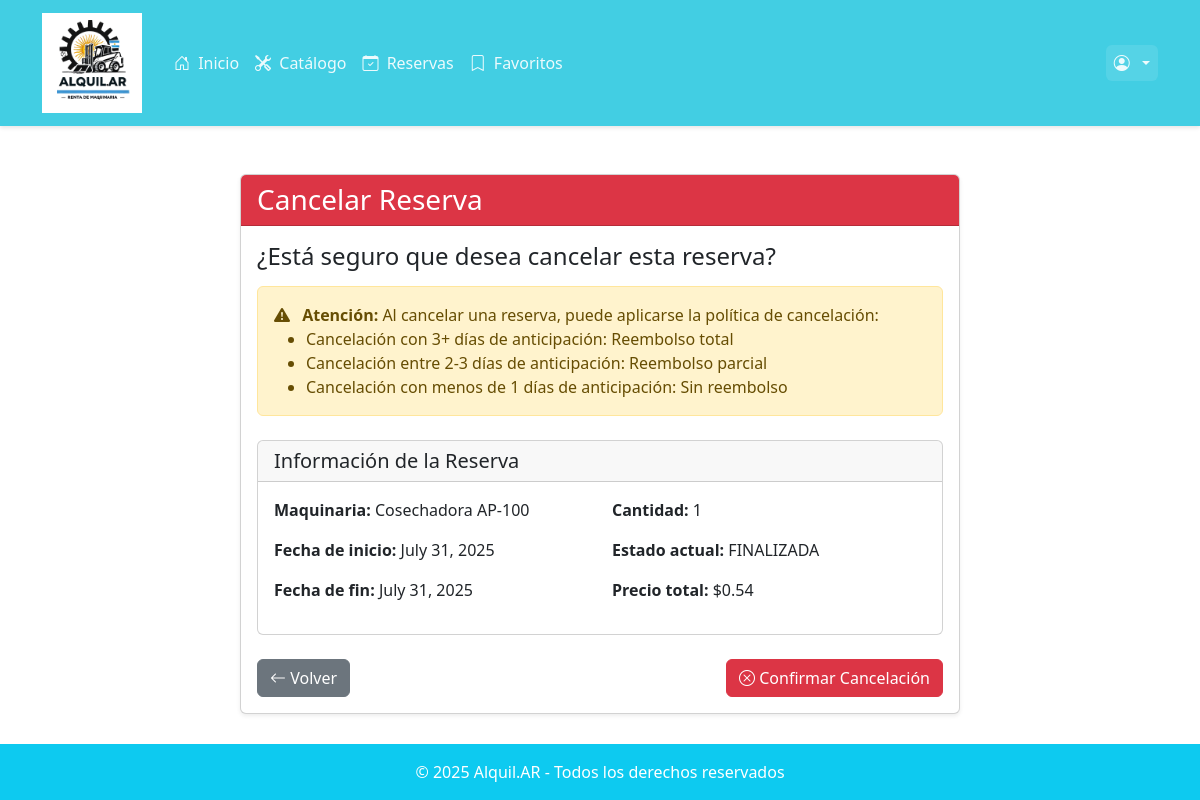
Screenshot of /reservas/cancelar/137/ (signed in) with the database file from the repository.
### reservas/models.py (models this page shows, shortened)
class Reserva(models.Model):
    ESTADO_CHOICES = [
        ('PENDIENTE_PAGO', 'Pendiente de Pago'),
        ('CONFIRMADA', 'Confirmada'),
        ('ENTREGADA', 'Entregada'),
        ('CANCELADA', 'Cancelada'),
        ('FINALIZADA', 'Finalizada'),
        ('NO_DEVUELTA', 'No Devuelta'),
    ]
    TIPO_PAGO_CHOICES = [
        ('ONLINE', 'Pago Online'),
        ('PRESENCIAL', 'Pago Presencial'),
    ]
    cliente = models.ForeignKey(Usuario, on_delete=models.CASCADE, related_name='reservas')
    maquinaria = models.ForeignKey(Maquinaria, on_delete=models.CASCADE, related_name='reservas')
    sucursal_retiro = models.ForeignKey(Sucursal, on_delete=models.CASCADE, related_name='reservas_retiro')
    fecha_inicio = models.DateField()
    fecha_fin = models.DateField()
    cantidad_solicitada = models.PositiveIntegerField()
    precio_total = models.DecimalField(max_digits=10, decimal_places=2)
    tipo_pago = models.CharField(max_length=12, choices=TIPO_PAGO_CHOICES, default='ONLINE')
    estado = models.CharField(max_length=15, choices=ESTADO_CHOICES, default='PENDIENTE_PAGO')
    fecha_creacion = models.DateTimeField(auto_now_add=True)
    fecha_confirmacion = models.DateTimeField(null=True, blank=True)
    empleado_procesador = models.ForeignKey(
        Usuario,
        on_delete=models.SET_NULL,
        null=True,
        blank=True,
        related_name='reservas_procesadas'
    )
    observaciones = models.TextField(blank=True, null=True)
    codigo_reserva = models.CharField(max_length=6, blank=True, null=True, unique=True)
    descuento_aplicado = models.DecimalField(max_digits=10, decimal_places=2, default=0)
    precio_antes_descuento = models.DecimalField(max_digits=10, decimal_places=2, null=True, blank=True)
    class Meta:
        verbose_name = "Reserva"
        verbose_name_plural = "Reservas"
        ordering = ['-fecha_creacion']
    def is_active(self):
        today = timezone.now().date()
        return self.estado == 'CONFIRMADA' and self.fecha_inicio <= today <= self.fecha_fin

### maquinarias/models.py (models this page shows, shortened)
class Maquinaria(models.Model):
    nombre = models.CharField(max_length=100)
    tipo = models.ForeignKey(TipoMaquinaria, on_delete=models.PROTECT, related_name='maquinarias')
    marca = models.CharField(max_length=50)
    modelo = models.CharField(max_length=50)
    anio = models.SmallIntegerField()
    descripcion = models.TextField()
    imagen = models.ImageField(upload_to='maquinarias/images', null=True, blank=True)
    precio_por_dia = models.FloatField()
    stock_total = models.PositiveIntegerField(default=0)
    stock_disponible = models.PositiveIntegerField(default=0)
    minimo = models.SmallIntegerField()
    maximo = models.SmallIntegerField()
    cantDias_total = models.SmallIntegerField()
    cantDias_parcial = models.SmallIntegerField()
    cantDias_nulo = models.SmallIntegerField()
    es_placeholder = models.BooleanField(default=False)
    sucursales = models.ManyToManyField(Sucursal, through='MaquinariaStock', related_name='maquinarias')

### reservas/views.py (the view, shortened to what this page needs)
# urls.py: path('cancelar/<int:reserva_id>/', views.cancelar_reserva, name='cancelar_reserva'),
@login_required
def cancelar_reserva(request, reserva_id):
    reserva = get_object_or_404(Reserva, id=reserva_id)
    if request.user.tipo == 'CLIENTE' and reserva.cliente != request.user:
        return HttpResponseForbidden("No puede cancelar esta reserva.")
    elif request.user.tipo not in ['CLIENTE', 'EMPLEADO', 'ADMIN']:
        return HttpResponseForbidden("No tiene permisos para cancelar reservas.")
    if request.user.tipo == 'CLIENTE' and reserva.is_active():
        messages.error(request, "No se pueden cancelar reservas que están dentro de su período de alquiler activo. Por favor, contacte con un empleado si necesita asistencia.")
        return redirect('reservas:detalle_reserva', reserva_id=reserva_id)
    context = {
        'reserva': reserva,
        'titulo': 'Cancelar Reserva',
    }
    return render(request, 'reservas/cancelar_reserva.html', context)

### reservas/templates/reservas/cancelar_reserva.html (shortened to what this page needs)
{% extends 'base.html' %}
{% block content %}
<div class="container mt-5">
    <div class="row justify-content-center">
        <div class="col-md-8">
            <div class="card shadow-sm">
                <div class="card-header bg-danger text-white">
                    <h3 class="mb-0">Cancelar Reserva</h3>
                </div>
                <div class="card-body">
                    {% if reserva.estado == None %}
                        <div class="alert alert-warning">
                            <p>Esta reserva está en estado incompleto (None). Probablemente fue creada pero no confirmada.</p>
                            <p>Puede regresar al catálogo de maquinarias para crear una nueva reserva.</p>
                        </div>
                    {% else %}
                        <h4>¿Está seguro que desea cancelar esta reserva?</h4>
                        <div class="alert alert-warning mt-3">
                            <i class="bi bi-exclamation-triangle-fill me-2"></i>
                            <strong>Atención:</strong> Al cancelar una reserva, puede aplicarse la política de cancelación:
                            <ul class="mb-0">
                                <li>Cancelación con {{ reserva.maquinaria.cantDias_total }}+ días de anticipación: Reembolso total</li>
                                <li>Cancelación entre {{ reserva.maquinaria.cantDias_parcial }}-{{ reserva.maquinaria.cantDias_total }} días de anticipación: Reembolso parcial</li>
                                <li>Cancelación con menos de {{ reserva.maquinaria.cantDias_nulo }} días de anticipación: Sin reembolso</li>
                            </ul>
                        </div>
                        <div class="card mb-4 mt-4">
                            <div class="card-header">
                                <h5 class="mb-0">Información de la Reserva</h5>
                            </div>
                            <div class="card-body">
                                <div class="row">
                                    <div class="col-md-6">
                                        <p><strong>Maquinaria:</strong> {{ reserva.maquinaria.nombre }}</p>
                                        <p><strong>Fecha de inicio:</strong> {{ reserva.fecha_inicio }}</p>
                                        <p><strong>Fecha de fin:</strong> {{ reserva.fecha_fin }}</p>
                                    </div>
                                    <div class="col-md-6">
                                        <p><strong>Cantidad:</strong> {{ reserva.cantidad_solicitada }}</p>
                                        <p><strong>Estado actual:</strong> {{ reserva.get_estado_display }}</p>
                                        <p><strong>Precio total:</strong> ${{ reserva.precio_total }}</p>
                                    </div>
                                </div>
                            </div>
                        </div>
                        <form method="post" class="mt-4">
                            <div class="d-flex justify-content-between">
                                <a href="{% url 'reservas:lista_reservas' %}" class="btn btn-secondary">
                                    <i class="bi bi-arrow-left"></i> Volver
                                </a>
                                <button type="submit" class="btn btn-danger">
                                    <i class="bi bi-x-circle"></i> Confirmar Cancelación
                                </button>
                            </div>
                        </form>
                    {% endif %}
                </div>
            </div>
        </div>
    </div>
</div>
{% endblock %}

### static/css/core.css (style rules this page uses)
:root { --color-primary: #42cee3; --color-primary-dark: #369aa9; --color-primary-darker: #2b7b87; --color-primary-light: #86e6f5; --color-primary-lighter: #a8f1fd; --color-dark: #333333; --color-gray: #666666; --color-light: #F8F9FA; --color-white: #FFFFFF; --shadow-sm: 0 2px 4px rgba(0, 0, 0, 0.1); --shadow-md: 0 4px 6px rgba(0, 0, 0, 0.15); }

### core/templates/base.html (style rules this page uses)
body { min-height: 100vh; display: flex; flex-direction: column; }

### rows the page displays
Reserva: maquinaria.cantDias_total "3", maquinaria.cantDias_parcial "2", maquinaria.cantDias_nulo "1", maquinaria.nombre "Cosechadora AP-100", fecha_inicio "July 31, 2025", fecha_fin "July 31, 2025", cantidad_solicitada "1", estado "FINALIZADA", precio_total "0.54"
